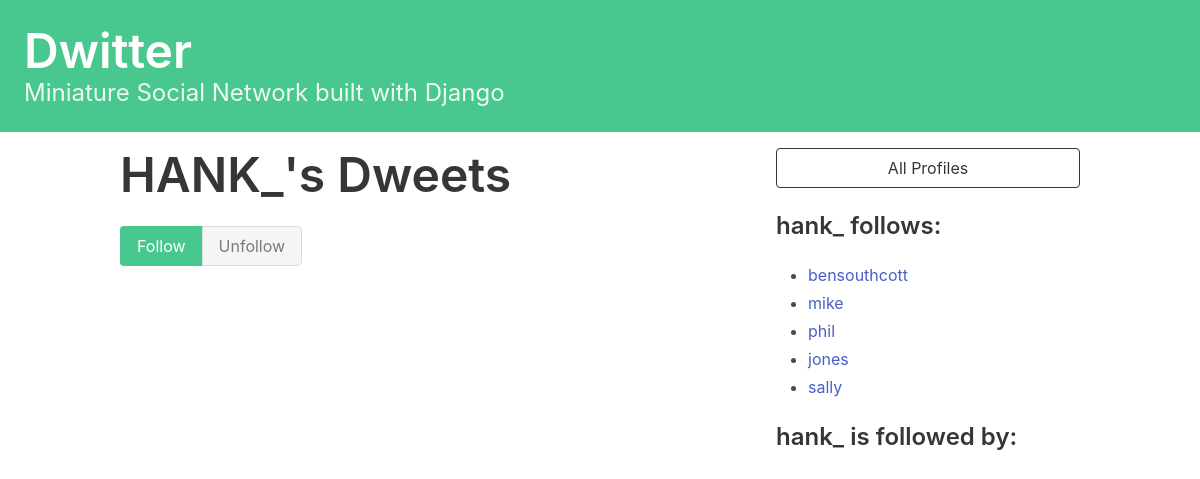
/profile/10 (signed in), run on the app's committed database.
### dwitter/models.py (models this page shows)
class Profile(models.Model):
    user = models.OneToOneField(User, on_delete=models.CASCADE)
    follows = models.ManyToManyField(
        "self",
        related_name="followed_by",
        symmetrical=False,
        blank=True
    )
    def __str__(self):
        return self.user.username

### dwitter/views.py (the view, shortened to what this page needs)
# urls.py: path("profile/<int:pk>", profile, name="profile")
def profile(request, pk):
    if not hasattr(request.user, "profile"):
        missing_profile = Profile(user=request.user)
        missing_profile.save()
    profile = Profile.objects.get(pk=pk)
    return render(request, "dwitter/profile.html", {"profile": profile})

### dwitter/templates/dwitter/profile.html (shortened to what this page needs)
{% extends "base.html" %}
{% block content %}
<div class="column">
    <div class="block">
    <h1 class="title is-1">
        {{profile.user.username|upper}}'s Dweets
    </h1>
    </div>
    <div class="block">
        <form method="post">
            <div class="buttons has-addons">
                {% if profile in user.profile.follows.all %}
                    <button class="button is-success is-static">Follow</button>
                    <button class="button is-danger" name="follow" value="unfollow">Unfollow</button>
                {% else %}
                    <button class="button is-success" name="follow" value="follow">Follow</button>
                    <button class="button is-danger is-static">Unfollow</button>
                {% endif %}
            </div>
        </form>
    </div>
</div>
<div class="column is-one-third">
    <div class="block">
        <a href="{% url 'dwitter:profile_list' %}">
            <button class="button is-dark is-outlined is-fullwidth">
                All Profiles
            </button>
        </a>
    </div>
    <div class="block">
        <h3 class="title is-4">
            {{profile.user.username}} follows:
        </h3>
        <div class="content">
            <ul>
            {% for following in profile.follows.all %}
                <li>
                    <a href="{% url 'dwitter:profile' following.id %}">
                        {{ following }}
                    </a>
                </li>
            {% endfor %}
            </ul>
        </div>
    </div>
    <div class="block">
        <h3 class="title is-4">
            {{profile.user.username}} is followed by:
        </h3>
    </div>
</div>
{% endblock content %}

### data on the page
Profile: user.username "HANK_", user.username "hank_"
Profile: user.username "bensouthcott"
Profile: user.username "mike"
Profile: user.username "phil"
Profile: user.username "jones"
Profile: user.username "sally"
